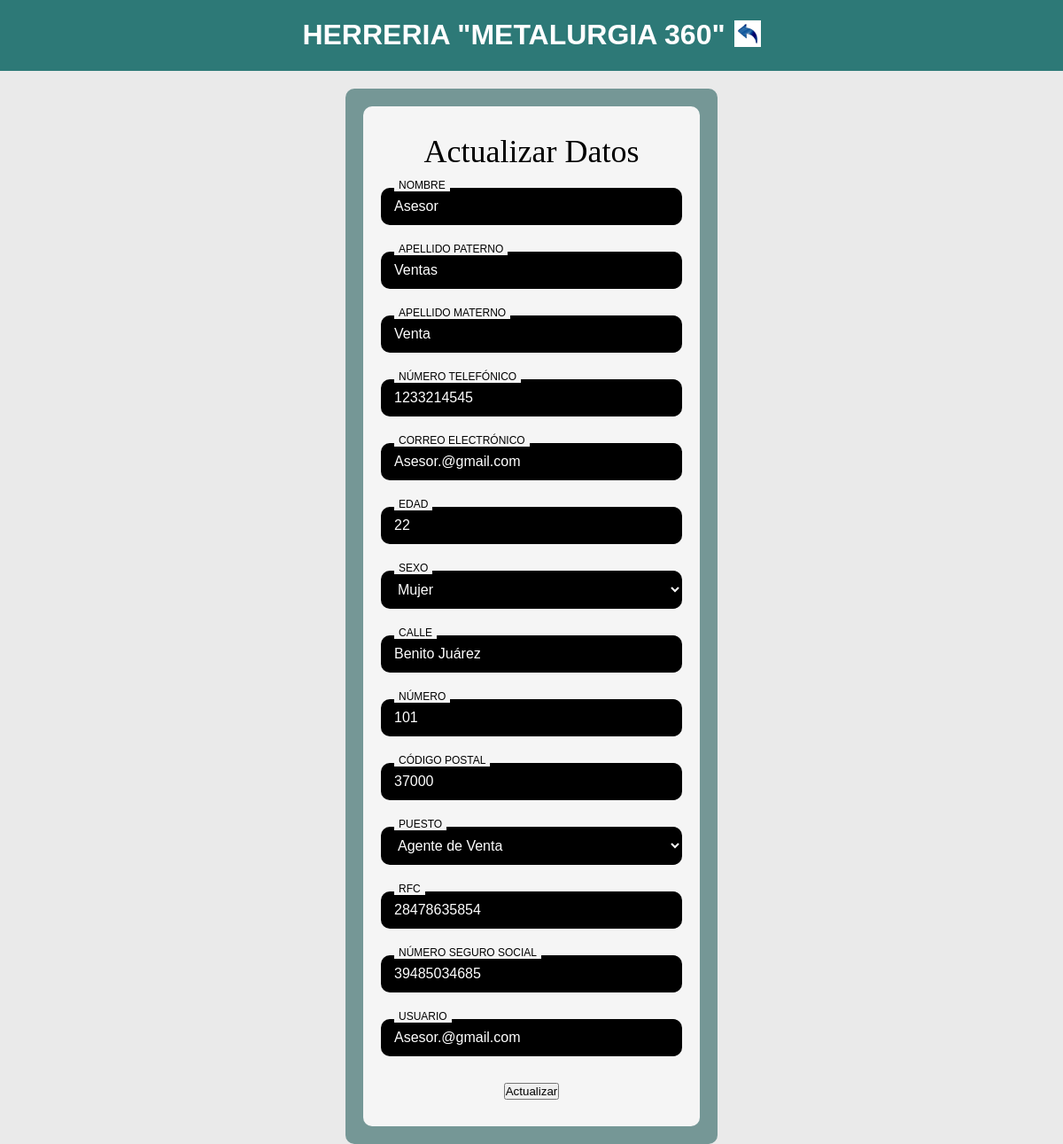
Screenshot of /EditarEmpleado.php?idEmpleado=17 with the database file from the repository.
### tables this page shows
CREATE TABLE `Empleados` (
  `idEmpleado` int NOT NULL,
  `Puesto` enum('Administrador','Cajero','Agente de Venta') NOT NULL,
  `RFC` varchar(13) NOT NULL,
  `NumeroSeguroSocial` varchar(11) NOT NULL,
  `Usuario` varchar(255) NOT NULL,
  `Contraseña` varchar(255) NOT NULL,
  `idPersona` int NOT NULL
);

CREATE TABLE `Personas` (
  `idPersona` int NOT NULL,
  `Nombre` varchar(50) NOT NULL,
  `Paterno` varchar(50) NOT NULL,
  `Materno` varchar(50) NOT NULL,
  `Telefono` varchar(10) NOT NULL,
  `Email` varchar(50) NOT NULL,
  `Edad` smallint NOT NULL,
  `Sexo` enum('H','M') NOT NULL,
  `idDomicilio` int DEFAULT NULL,
  `Estatus` enum('Activo','Inactivo') NOT NULL DEFAULT 'Activo'
);

CREATE TABLE `Domicilios` (
  `idDomicilio` int NOT NULL,
  `Calle` varchar(50) NOT NULL,
  `Numero` int NOT NULL,
  `c_CP` int NOT NULL
);

CREATE TABLE `CodigosPostales` (
  `c_CP` int NOT NULL,
  `d_codigo` varchar(10) NOT NULL,
  `d_CP` varchar(10) DEFAULT NULL,
  `c_tipo_asenta` int NOT NULL
);

### EditarEmpleado.php (the view, shortened to what this page needs)
<?php
$host = "localhost";
$usuario = "root";
$clave = "";
$bd = "HerreriaUG";
$conexion = new mysqli($host, $usuario, $clave, $bd);
$idEmpleado = $_SESSION['id'] ?? 1;
$conexion->query("SET @id_empleado_sesion := $idEmpleado");
$idEmpleadoEdicion = isset($_GET['idEmpleado']) ? (int)$_GET['idEmpleado'] : null;
$sql = "SELECT e.idEmpleado, e.Puesto, e.RFC, e.NumeroSeguroSocial, e.Usuario,
               p.Nombre, p.Paterno, p.Materno, p.Telefono, p.Email, p.Edad, p.Sexo, p.idDomicilio,
               d.Calle, d.Numero, cp.d_CP
        FROM Empleados e
        JOIN Personas p ON e.idPersona = p.idPersona
        JOIN Domicilios d ON p.idDomicilio = d.idDomicilio
        JOIN CodigosPostales cp ON d.c_CP = cp.c_CP
        WHERE e.idEmpleado = ?";
$stmt = $conexion->prepare($sql);
$stmt->bind_param("i", $idEmpleadoEdicion);
$stmt->execute();
$resultado = $stmt->get_result();
$empleado = $resultado->fetch_assoc();
?>
<!DOCTYPE html>
<html lang="es">
<head>
    <link rel="stylesheet" type="text/css" href="EditarEmpleado2.css" />
</head>
<body>
    <div class="titulin">
        <h1>HERRERIA "METALURGIA 360"</h1>
        <a href="Empleados.php">
            <img src="Imagenes2/regresar.jpg" alt="Botón Atrás" class="boton-atras" />
        </a>
    </div>
    <main>
        <section class="centro">
            <br /><br />
            <div class="log">
                <div class="login">
                    <form method="POST" action="">
                        <div class="titulo">
                            <h2>Actualizar Datos</h2>
                        </div>
                        <div class="input-group">
                            <input type="text" name="Nombre" value="<?php echo htmlspecialchars($empleado['Nombre']); ?>" required placeholder=" " />
                            <label for="Nombre">Nombre</label>
                        </div>
                        <div class="input-group">
                            <input type="text" name="Paterno" value="<?php echo htmlspecialchars($empleado['Paterno']); ?>" required placeholder=" " />
                            <label for="Paterno">Apellido Paterno</label>
                        </div>
                        <div class="input-group">
                            <input type="text" name="Materno" value="<?php echo htmlspecialchars($empleado['Materno']); ?>" required placeholder=" " />
                            <label for="Materno">Apellido Materno</label>
                        </div>
                        <div class="input-group">
                            <input type="tel" name="Telefono" value="<?php echo htmlspecialchars($empleado['Telefono']); ?>" pattern="[0-9]{10}" required placeholder=" " />
                            <label for="Telefono">Número Telefónico</label>
                        </div>
                        <div class="input-group">
                            <input type="email" name="Email" value="<?php echo htmlspecialchars($empleado['Email']); ?>" required placeholder=" " />
                            <label for="Email">Correo Electrónico</label>
                        </div>
                        <div class="input-group">
                            <input type="number" name="Edad" min="0" max="120" value="<?php echo htmlspecialchars($empleado['Edad']); ?>" required placeholder=" " />
                            <label for="Edad">Edad</label>
                        </div>
                        <div class="input-group">
                            <select name="Sexo" required>
                                <option value="M" <?php echo ($empleado['Sexo'] == 'M') ? 'selected' : ''; ?>>Mujer</option>
                            </select>
                            <label for="Sexo">Sexo</label>
                        </div>
                        <div class="input-group">
                            <input type="text" name="Calle" value="<?php echo htmlspecialchars($empleado['Calle']); ?>" required placeholder=" " />
                            <label for="Calle">Calle</label>
                        </div>
                        <div class="input-group">
                            <input type="number" name="Numero" min="1" value="<?php echo htmlspecialchars($empleado['Numero']); ?>" required placeholder=" " />
                            <label for="Numero">Número</label>
                        </div>
                        <div class="input-group">
                            <input type="text" name="d_CP" value="<?php echo htmlspecialchars($empleado['d_CP']); ?>" required placeholder=" " />
                            <label for="d_CP">Código Postal</label>
                        </div>
                        <div class="input-group">
                            <select name="Puesto" required>
                                <option value="Agente de Venta" <?php echo ($empleado['Puesto'] == 'Agente de Venta') ? 'selected' : ''; ?>>Agente de Venta</option>
                            </select>
                            <label for="Puesto">Puesto</label>
                        </div>
                        <div class="input-group">
                            <input type="text" name="RFC" value="<?php echo htmlspecialchars($empleado['RFC']); ?>" maxlength="13" placeholder=" " />
                            <label for="RFC">RFC</label>
                        </div>
                        <div class="input-group">
                            <input type="text" name="NumeroSeguroSocial" value="<?php echo htmlspecialchars($empleado['NumeroSeguroSocial']); ?>" maxlength="11" placeholder=" " />
                            <label for="NumeroSeguroSocial">Número Seguro Social</label>
                        </div>
                        <div class="input-group">
                            <input type="text" name="Usuario" value="<?php echo htmlspecialchars($empleado['Usuario']); ?>" required placeholder=" " />
                            <label for="Usuario">Usuario</label>
                        </div>
                        <button type="submit" class="button-1">Actualizar</button>
                    </form>
                </div>
            </div>
        </section>
    </main>
</body>
</html>

### EditarEmpleado2.css (style rules this page uses)
* { margin: 0; padding: 0; box-sizing: border-box; }
html, body { height: 100%; font-family: 'Arial', sans-serif; background-color: #eaeaea; background-size: cover; background-position: center; background-repeat: no-repeat; min-height: 100vh; }
body { display: flex; flex-direction: column; min-height: 100vh; }
.titulin { position: fixed; top: 0; left: 0; width: 100%; height: 80px; background-color: #2d7977; border-bottom: 1px solid #2d7977; color: white; font-weight: bold; font-size: 16px; display: flex; justify-content: center; align-items: center; text-align: center; z-index: 1000; }
main { flex: 1; display: flex; justify-content: center; align-items: flex-start; padding-top: 100px; width: 100%; min-height: calc(100vh - 120px); }
.centro { display: flex; justify-content: center; width: 100%; }
.log { display: flex; justify-content: center; width: 100%; }
.login { background-color: #759796; width: 35%; max-width: 500px; min-height: 500px; border-radius: 10px; padding: 20px; display: flex; justify-content: center; align-items: center; }
form { width: 100%; height: 100%; background-color: whitesmoke; border-radius: 10px; padding: 30px 20px; display: flex; flex-direction: column; justify-content: space-between; align-items: center; }
.titulo { text-align: center; width: 100%; margin-bottom: 20px; }
.titulo h2, h2 { font-family: "Times New Roman", serif; font-size: 36px; font-weight: normal; color: black; margin: 0; }
.input-group { width: 100%; position: relative; margin-bottom: 30px; }
.input-group input, .input-group select, .input-group textarea { width: 100%; padding: 12px 15px; border-radius: 10px; border: none; font-size: 16px; background-color: black; color: white; }
.input-group label { position: absolute; top: -10px; left: 15px; background-color: whitesmoke; color: black; font-size: 12px; padding: 0 5px; text-transform: uppercase; pointer-events: none; }
.boton-atras { width: 30px; height: auto; cursor: pointer; transition: transform 0.3s ease; margin-left: 10px; }
.titulin { position: fixed; top: 0; left: 0; width: 100%; display: flex; align-items: center; justify-content: center; text-align: center; color: white; height: 80px; border-bottom: 1px solid #2d7977; background-color: #2d7977; font-size: 16px; font-weight: bold; z-index: 1000; }

### rows the page displays
empleados: Nombre "Asesor", Paterno "Ventas", Materno "Venta", Telefono "1233214545", Email "Asesor.@gmail.com", Edad "22", Calle "Benito Juárez", Numero "101", d_CP "37000", Puesto "Agente de Venta", RFC "28478635854", NumeroSeguroSocial "39485034685", Usuario "Asesor.@gmail.com"
personas: Sexo "Mujer"
